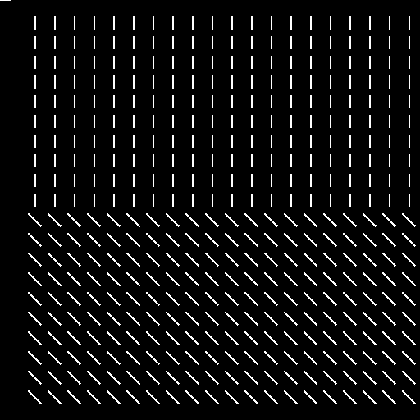
%> input picture project4/texture2.gif, 420 x 420 px, shrunk from 512 x 512 before the run
$ octave main_1.m   (GNU Octave 9; MATLAB toolbox functions it lacks are replaced by stand-ins)
%> lines starting %> are read from the running program, lines starting %| are printed output that depends on the picture; in (x1, y1, x2, y2) boxes, pixels count from 0 and x2, y2 are one past the last pixel; in counts of white or black regions, pixels touching at a corner belong together; the program's own positions count from 1
### project4/convolution.m
%%%%%%%%%%%%% convolution.m file %%%%%%%%%%%%%%%%%%%%%%%%%%%%%%%%%%%%%%%%%%%%%
% Purpose:
%       To compute 1D convolution
%
% Input Variables:
%       img     Input Image
%       sigma   sigma value
%       mask    Mask Size
%
% Returned Results:
%       filtered_img      Image after applying alpha trimmed filter on a given image
%       'img'
%
% Processing Flow:
%       1.  If the mask size is not given, default to 5.
%       2.  If the sigma value is not given, default it to 20.
%       2.  Create a padding around the image.
%       3.  Slide over the padded image equal to the size of mask.
%       4.  Subtract each pixel in sliding window with the middle pixel of
%       the window
%       5.  If the difference is less than equal to sigma, add the pixel
%       value to a variable.
%       6.  If the sum is not 0, set the average value as pixel value of
%       filtered img.
%       7.  Else, set the original value as pixel value.
%
% The following functions are called:
%       padding:   Applies the padding of size mask/2 to the given image and returns the padded image.
%
%  Author:      Mudit Garg, Mayank Murali, Niranjan Thirusangu
%  Date:        03/22/2020
%%%%%%%%%%%%%%%%%%%%%%%%%%%%%%%%%%%%%%%%%%%%%%%%%%%%%%%%%%%%%%%%%%%%%%%%%%%


function conv_img=convolution(img, h,axis,sigma, range)
[m,n]=size(img);

index=sigma*range;

conv_img=zeros(m,n);

%disp(length(h))
%% axis=1 represents row wise
if( axis==1)
    %disp(size(h));
    for i=index+1: m-(index+1)
        for j=index+1:n-(index+1)
            %disp(size(img(i, j-index: j+index)));
            conv_img(i,j)=sum((img(i, j-index: j+index).*h));
% [5 lines of commented-out code are left out]
        end
    end

end
%% axis=2 represents col wise

if(axis==2)
    for i=index+1:m-(index+1)
        for j=index+1:n-(index+1)
            %disp(size(img(i, j-index: j+index)));

            conv_img(i,j)=sum((img(i-index:i+index,j).*h));
% [5 lines of commented-out code are left out]
        end
    end
end

%% axis =3 represents absolute
if(axis==3)
    for i=1:m
        for j=1:n
            conv_img(i,j)=abs(img(i,j));
        end
    end
end
return

### project4/segmentation.m
%%%%%%%%%%%%% segmentation.m file %%%%%%%%%%%%%%%%%%%%%%%%%%%%%%%%%%%%%%%%%%%%%
% Purpose:
%       Main matlab function for problem 1
%
% Input Variables:
%       img     Input Image
%       sigma   sigma value
%       mask    Mask Size
%
% Returned Results:
%       filtered_img      Image after applying alpha trimmed filter on a given image
%       'img'
%
% Processing Flow:
%       1.  If the mask size is not given, default to 5.
%       2.  If the sigma value is not given, default it to 20.
%       2.  Create a padding around the image.
%       3.  Slide over the padded image equal to the size of mask.
%       4.  Subtract each pixel in sliding window with the middle pixel of
%       the window
%       5.  If the difference is less than equal to sigma, add the pixel
%       value to a variable.
%       6.  If the sum is not 0, set the average value as pixel value of
%       filtered img.
%       7.  Else, set the original value as pixel value.
%
% The following functions are called:
%       padding:   Applies the padding of size mask/2 to the given image and returns the padded image.
%
%  Author:      Mudit Garg, Mayank Murali, Niranjan Thirusangu
%  Date:        04/11/2020
%%%%%%%%%%%%%%%%%%%%%%%%%%%%%%%%%%%%%%%%%%%%%%%%%%%%%%%%%%%%%%%%%%%%%%%%%%%

function segment=segmentation(img, original_img)


max_val=max(max(img));
min_val=min(min(img));
 diff=max_val-min_val;
segment=((img - min_val)./(diff));
%figure, imhist(segment);

%fused=imfuse(segment, original_img);
%figure, imshow(fused);

%output=segment.*original_img;
return

### project4/gaborFilter.m
%%%%%%%%%%%%% gaborFilter.m file %%%%%%%%%%%%%%%%%%%%%%%%%%%%%%%%%%%%%%%%%%%%%
% Purpose:
%       to apply the alphatrimmed filter on an image using a given mask and
%       alpha
%
% Input Variables:
%       img     Input Image
%       sigma   sigma value
%       mask    Mask Size
%
% Returned Results:
%       filtered_img      Image after applying alpha trimmed filter on a given image
%       'img'
%
% Processing Flow:
%       1.  If the mask size is not given, default to 5.
%       2.  If the sigma value is not given, default it to 20.
%       2.  Create a padding around the image.
%       3.  Slide over the padded image equal to the size of mask.
%       4.  Subtract each pixel in sliding window with the middle pixel of
%       the window
%       5.  If the difference is less than equal to sigma, add the pixel
%       value to a variable.
%       6.  If the sum is not 0, set the average value as pixel value of
%       filtered img.
%       7.  Else, set the original value as pixel value.
%
% The following functions are called:
%       padding:   Applies the padding of size mask/2 to the given image and returns the padded image.
%
%  Author:      Mudit Garg, Mayank Murali, Niranjan Thirusangu
%  Date:        03/22/2020
%%%%%%%%%%%%%%%%%%%%%%%%%%%%%%%%%%%%%%%%%%%%%%%%%%%%%%%%%%%%%%%%%%%%%%%%%%%

function final_img = gaborFilter(img,F, sigma, theta, range)


% [28 lines of commented-out code are left out]
[hx,hy]=gef(F,theta,sigma,range);

    disp(size(hx));
    disp(size(hy));
%apply convoolution row wise
i1=convolution(img,hx,1,sigma,range);
%apply convolution col wise
i2=convolution(i1,hy,2,sigma,range);
% taking absolue values
final_img=convolution(i2,hx,3,sigma,range);

end

### project4/gaussian.m
%%%%%%%%%%%%% alphatrimmed.m file %%%%%%%%%%%%%%%%%%%%%%%%%%%%%%%%%%%%%%%%%%%%%
% Purpose:
%       to apply the alphatrimmed filter on an image using a given mask and
%       alpha
%
% Input Variables:
%       img     Input Image
%       sigma   sigma value
%       mask    Mask Size
%
% Returned Results:
%       filtered_img      Image after applying alpha trimmed filter on a given image
%       'img'
%
% Processing Flow:
%       1.  If the mask size is not given, default to 5.
%       2.  If the sigma value is not given, default it to 20.
%       2.  Create a padding around the image.
%       3.  Slide over the padded image equal to the size of mask.
%       4.  Subtract each pixel in sliding window with the middle pixel of
%       the window
%       5.  If the difference is less than equal to sigma, add the pixel
%       value to a variable.
%       6.  If the sum is not 0, set the average value as pixel value of
%       filtered img.
%       7.  Else, set the original value as pixel value.
%
% The following functions are called:
%       padding:   Applies the padding of size mask/2 to the given image and returns the padded image.
%
%  Author:      Mudit Garg, Mayank Murali, Niranjan Thirusangu
%  Date:        03/22/2020
%%%%%%%%%%%%%%%%%%%%%%%%%%%%%%%%%%%%%%%%%%%%%%%%%%%%%%%%%%%%%%%%%%%%%%%%%%%


function [gx,gy]=gaussian(sigma, range)
%here phi=0. Thus gx=gy


%y=-(sigma*range):(sigma*range);
x=linspace(-(sigma*range),(sigma*range),2*range*sigma+1);

%gy=zeros(size(y));

denom = sqrt(2*pi)*sigma;
gx=(exp(-(x.^2)/(2*(sigma^2))))./denom;
gy=gx';
% [11 lines of commented-out code are left out]


return;

### project4/gef.m
%%%%%%%%%%%%% gef.m file %%%%%%%%%%%%%%%%%%%%%%%%%%%%%%%%%%%%%%%%%%%%%
% Purpose:
%       get the gabor filters
%
% Input Variables:
%       F
%       theta
%       sigma
%       range
%
% Returned Results:
%       [hx hy]
%
% Processing Flow:
%
% The following functions are called:
%      cosd
%      sind
%       gaussian

%  Author:      Mudit Garg, Mayank Murali, Niranjan Thirusangu
%  Date:        03/22/2020
%%%%%%%%%%%%%%%%%%%%%%%%%%%%%%%%%%%%%%%%%%%%%%%%%%%%%%%%%%%%%%%%%%%%%%%%%%%

function [hx,hy]=gef(F, theta, sigma, range)

x=linspace(-(sigma*range),(sigma*range),2*range*sigma+1);
%y=linspace(-(sigma*range),(sigma*range),2*range*sigma+1);
y=x';

U=F*cosd(theta);
V=F*sind(theta);

[gx,gy]=gaussian(sigma,range);

hx=gx.*(exp(1i*2*pi*U*x));
hy=gy.*(exp(1i*2*pi*V*y));
% [19 lines of commented-out code are left out]


return

### project4/main_1.m
%%%%%%%%%%%%% main_1.m file %%%%%%%%%%%%%%%%%%%%%%%%%%%%%%%%%%%%%%%%%%%%%
% Purpose:
%       Main matlab function for problem 1
%
% Input Variables:
%       img     Input Image
%       sigma   sigma value
%       mask    Mask Size
%
% Returned Results:
%       filtered_img      Image after applying alpha trimmed filter on a given image
%       'img'
%
% Processing Flow:
%       1.  If the mask size is not given, default to 5.
%       2.  If the sigma value is not given, default it to 20.
%       2.  Create a padding around the image.
%       3.  Slide over the padded image equal to the size of mask.
%       4.  Subtract each pixel in sliding window with the middle pixel of
%       the window
%       5.  If the difference is less than equal to sigma, add the pixel
%       value to a variable.
%       6.  If the sum is not 0, set the average value as pixel value of
%       filtered img.
%       7.  Else, set the original value as pixel value.
%
% The following functions are called:
%       padding:   Applies the padding of size mask/2 to the given image and returns the padded image.
%
%  Author:      Mudit Garg, Mayank Murali, Niranjan Thirusangu
%  Date:        04/11/2020
%%%%%%%%%%%%%%%%%%%%%%%%%%%%%%%%%%%%%%%%%%%%%%%%%%%%%%%%%%%%%%%%%%%%%%%%%%%

clear;
clc;

% Parameters initialization
F = 0.059;
theta = 135;
sigma = 8;
width = 2;

I = imread('texture2.gif');
%> I: size 420x420 uint8; values 0 (black) and 1 (white), 6.1% white in thin lines or dots
%img=zeros(size(I));
img=double(I.*255);
%> img: size 420x420 double; 6.1% white in thin lines or dots


figure, imshow(img, []);

gabor_img = gaborFilter(img,F, sigma, theta, width);
%> call 3 of convolution, with axis = 3, sigma = 8, range = 2
%> after the loop in convolution (call 3), `for i=1:m`:
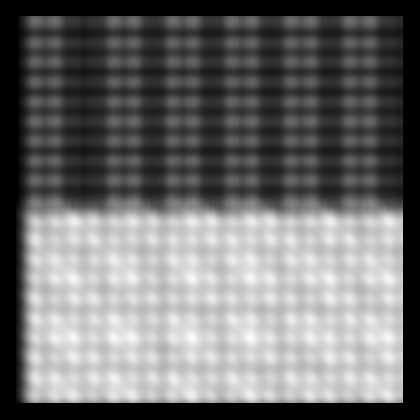
%> conv_img: size 420x420 double; min 0, max 19.78, mean 8.65; drawn with min black and max white
% [7 lines of commented-out code are left out]


figure, imshow(gabor_img, []);

%figure, mesh(I), colormap(jet);
%figure, mesh(gabor_img), colormap(jet);

%%smoothen the image
[gx,gy]=gaussian(24,width);

i1=convolution(gabor_img,gx,1,24,width);
%> call 4 of convolution, with axis = 1, sigma = 24, range = 2
%> after the loop in convolution (call 4), `for i=index+1: m-(index+1)`:
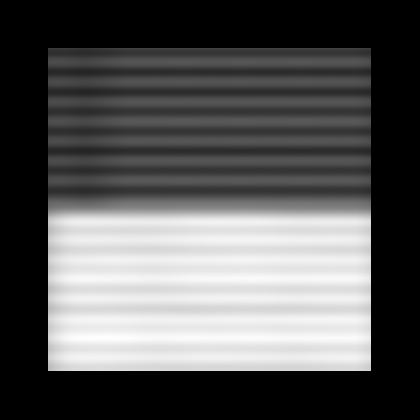
%> conv_img: size 420x420 double; min 0, max 16.95, mean 5.86; drawn with min black and max white
i2=convolution(i1,gy,2,24,width);
%> call 5 of convolution, with axis = 2, sigma = 24, range = 2
%> after the loop in convolution (call 5), `for i=index+1:m-(index+1)`:
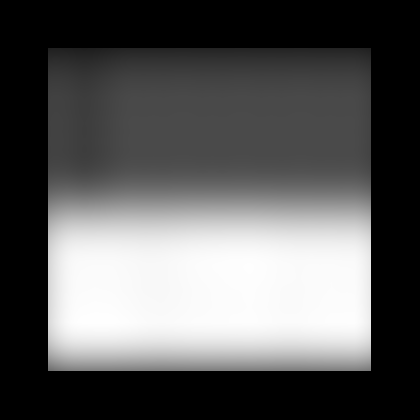
%> conv_img: size 420x420 double; min 0, max 15.02, mean 5.31; drawn with min black and max white

figure, imshow(i2,[]);

mask=segmentation(i2,img);
%> in segmentation, `max_val=max(max(img));`: max_val = 15.02
%> in segmentation, `min_val=min(min(img));`: min_val = 0
%> in segmentation, `diff=max_val-min_val;`: diff = 15.02
%figure, imhist(mask);
[r,c]=size(mask);
%> r = 420; c = 420
segmented=zeros(r,c);

for i=1:r
    for j=1:c
        if(mask(i,j)>0.6)
            segmented(i,j)=1;
        end
    end
end
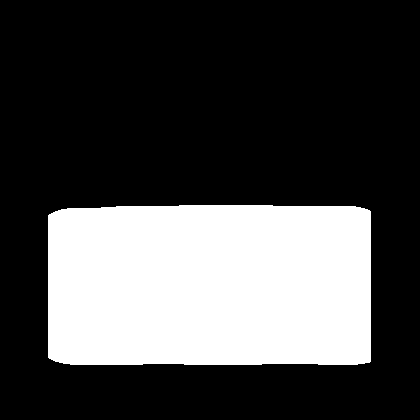
%> segmented: size 420x420 double; values 0 (black) and 1 (white), 28.9% white; 1 white region, box (x1, y1, x2, y2) and area: (48, 205, 371, 365) 51056

[y,x]=find(segmented==1);
%> y = 51056 values from 206 to 365; x = 51056 values from 49 to 371
disp("minx="+(min(x)));
%| minx=49
disp("maxx="+(max(x)));
%| maxx=371
disp("miny="+ (min(y)));
%| miny=206
disp("maxy="+(max(y)));
%| maxy=365

output=segmented.*img;
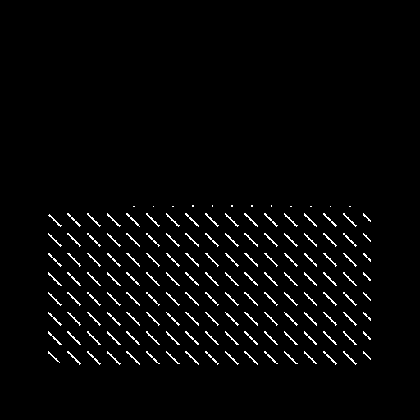
%> output: size 420x420 double; 2.4% white in thin lines or dots, all inside (x1, y1, x2, y2) = (48, 205, 371, 365)

figure, imshow(output)

fused=imfuse(img,segmented);
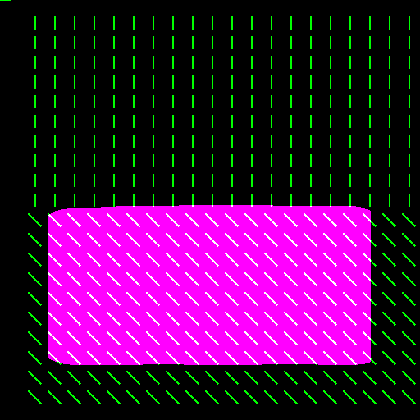
%> fused: size 420x420x3 uint8; mean R, G, B 73.8, 15.5, 73.8
%figure, imshow(fused);


figure(2);
hold on;
imshow(img);
% Then, from the help:
rectangle('Position',[min(x),min(y),max(x)-min(x),max(y)-min(y)], 'LineWidth',2,'EdgeColor','red');
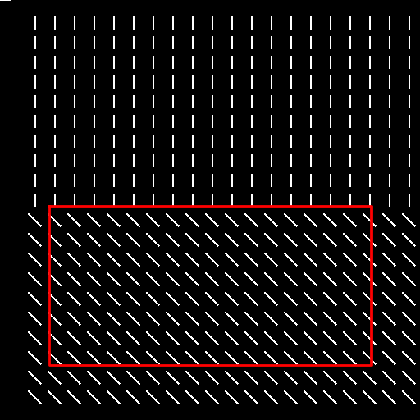
%> figure redrawn from the program's plot data
% for index = 1 : numel(imageList)
%
%
%   %imshow(I)
%
%
%   %Apply convolution
%   [m1] = convolut(I, h_x, sigma, range);
%
%   % Output image visualization
%   imshow(m1)
%   imwrite(m1,sprintf('%d.jpg',i))
%
%   % Apply smoothing Filter
%   [g_x, g_y] = smoothingFilter(sigma, width);
%
%   %Apply convolution
%   [m1] = convolut(I, g_x, sigma, range);
%
%   % Output image visualization
%   imshow(m1)
%   imwrite(m1,sprintf('%d.jpg',i))
%
% end
